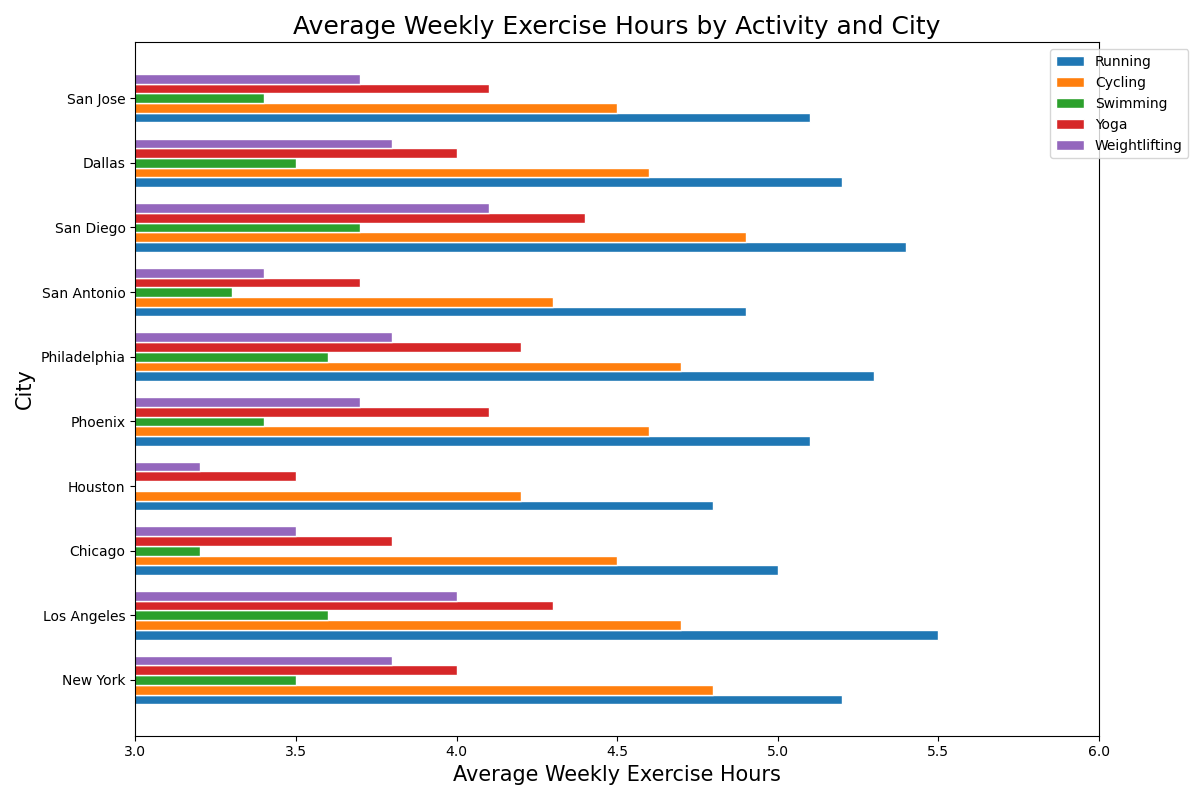

Write Python code to recreate this figure.

import matplotlib.pyplot as plt
import pandas as pd

data = {
    "City": ["New York", "Los Angeles", "Chicago", "Houston", "Phoenix", "Philadelphia", "San Antonio", "San Diego", "Dallas", "San Jose"],
    "Running": [5.2, 5.5, 5.0, 4.8, 5.1, 5.3, 4.9, 5.4, 5.2, 5.1],
    "Cycling": [4.8, 4.7, 4.5, 4.2, 4.6, 4.7, 4.3, 4.9, 4.6, 4.5],
    "Swimming": [3.5, 3.6, 3.2, 3.0, 3.4, 3.6, 3.3, 3.7, 3.5, 3.4],
    "Yoga": [4.0, 4.3, 3.8, 3.5, 4.1, 4.2, 3.7, 4.4, 4.0, 4.1],
    "Weightlifting": [3.8, 4.0, 3.5, 3.2, 3.7, 3.8, 3.4, 4.1, 3.8, 3.7]
}

df = pd.DataFrame(data)

fig, ax = plt.subplots(figsize=(12, 8))

bar_height = 0.15

r1 = range(len(df))
r2 = [x + bar_height for x in r1]
r3 = [x + bar_height for x in r2]
r4 = [x + bar_height for x in r3]
r5 = [x + bar_height for x in r4]

ax.barh(r1, df['Running'], color='#1f77b4', edgecolor='white', height=bar_height, label='Running')
ax.barh(r2, df['Cycling'], color='#ff7f0e', edgecolor='white', height=bar_height, label='Cycling')
ax.barh(r3, df['Swimming'], color='#2ca02c', edgecolor='white', height=bar_height, label='Swimming')
ax.barh(r4, df['Yoga'], color='#d62728', edgecolor='white', height=bar_height, label='Yoga')
ax.barh(r5, df['Weightlifting'], color='#9467bd', edgecolor='white', height=bar_height, label='Weightlifting')

ax.set_xlabel('Average Weekly Exercise Hours', fontsize=15)
ax.set_ylabel('City', fontsize=15)
ax.set_title('Average Weekly Exercise Hours by Activity and City', fontsize=18)

ax.set_yticks([r + 2*bar_height for r in range(len(r1))])
ax.set_yticklabels(df['City'])

ax.set_xlim(3, 6)

ax.legend(loc='upper right', bbox_to_anchor=(1.1, 1))
plt.tight_layout()
plt.show()
